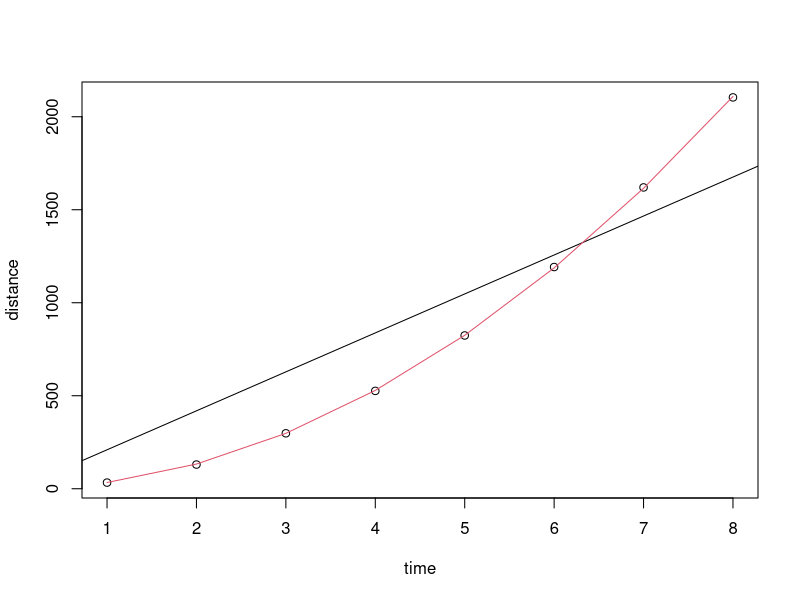

The R source for this figure:
## ---- chunk 1
knitr::opts_chunk$set(echo = T, eval=T, message=F, warning=F, error=F, 
                      comment=NA, cache=F, R.options=list(width=220),
                      fig.align='center', out.width='60%', fig.asp=.7)
## ---- chunk 2
# data
time = 1:8
distance = c(33, 130, 298, 526, 824, 1192, 1620, 2104)
rolling = data.frame(time, distance)
knitr::kable(t(rolling), format="html")
## ---- chunk 3
# data
time = 1:8
distance = c(33, 130, 298, 526, 824, 1192, 1620, 2104)
rolling = data.frame(distance, time)
# aristotle model
fit0 = lm(distance ~ 0 + time, rolling)
# galileo model
fit1 = lm(distance ~ 0 + time + I(time^2) , rolling)
plot(distance ~ time, rolling)
abline(fit0)
lines(time, fitted(fit1), col=2)
# Null hypothesis rejected with p-value = 9.81e-13
